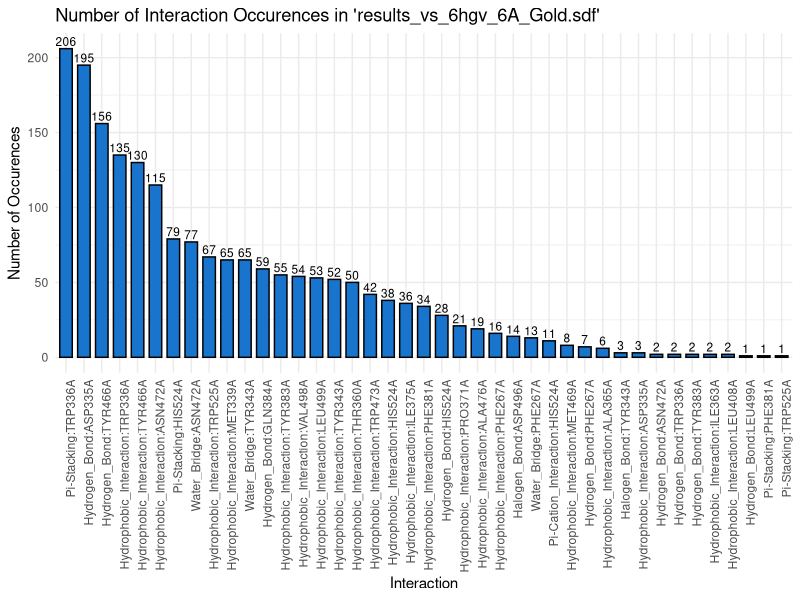

Reproduce this figure in R.
#!/usr/bin/env Rscript

# PLIP ANALYZER - VISUALIZATION
# 2021 (c) Micha Johannes Birklbauer
# https://github.com/michabirklbauer/
# micha.birklbauer@gmail.com

library(ggplot2)

df = read.csv2("results/result_sorted.csv", sep = ";", dec = ".")

ggplot(df, aes(x=reorder(Interaction, -Frequency), y=Frequency)) +
  geom_bar(stat="identity", color="black", fill="dodgerblue3", width = 0.7) +
  ggtitle("Number of Interaction Occurences in 'results_vs_6hgv_6A_Gold.sdf'") +
  xlab("Interaction") +
  ylab("Number of Occurences") +
  geom_text(aes(label=Frequency), vjust=-0.3, size=3.0) + theme_minimal() +
  theme(axis.text.x = element_text(angle = 90, hjust = 1))
